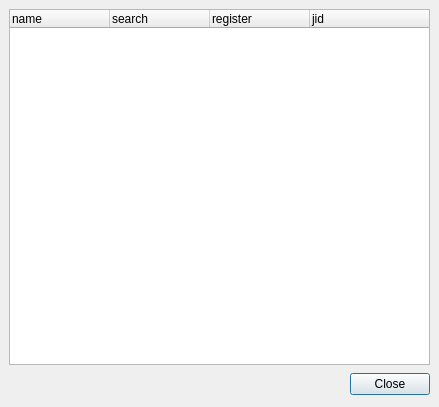
<ui version="4.0" >
 <class>serviceDiscovery</class>
 <widget class="QDialog" name="serviceDiscovery" >
  <property name="geometry" >
   <rect>
    <x>0</x>
    <y>0</y>
    <width>439</width>
    <height>407</height>
   </rect>
  </property>
  <property name="windowTitle" >
   <string>Service Discovery</string>
  </property>
  <layout class="QGridLayout" >
   <property name="margin" >
    <number>9</number>
   </property>
   <property name="spacing" >
    <number>6</number>
   </property>
   <item row="1" column="1" >
    <widget class="QPushButton" name="close" >
     <property name="text" >
      <string>Close</string>
     </property>
    </widget>
   </item>
   <item row="1" column="0" >
    <spacer>
     <property name="orientation" >
      <enum>Qt::Horizontal</enum>
     </property>
     <property name="sizeHint" >
      <size>
       <width>621</width>
       <height>27</height>
      </size>
     </property>
    </spacer>
   </item>
   <item row="0" column="0" colspan="2" >
    <widget class="QTreeWidget" name="tree" >
     <property name="iconSize" >
      <size>
       <width>48</width>
       <height>48</height>
      </size>
     </property>
     <column>
      <property name="text" >
       <string>name</string>
      </property>
     </column>
     <column>
      <property name="text" >
       <string>search</string>
      </property>
     </column>
     <column>
      <property name="text" >
       <string>register</string>
      </property>
     </column>
     <column>
      <property name="text" >
       <string>jid</string>
      </property>
     </column>
    </widget>
   </item>
  </layout>
 </widget>
 <resources/>
 <connections>
  <connection>
   <sender>close</sender>
   <signal>clicked()</signal>
   <receiver>serviceDiscovery</receiver>
   <slot>reject()</slot>
   <hints>
    <hint type="sourcelabel" >
     <x>656</x>
     <y>276</y>
    </hint>
    <hint type="destinationlabel" >
     <x>544</x>
     <y>270</y>
    </hint>
   </hints>
  </connection>
 </connections>
</ui>
